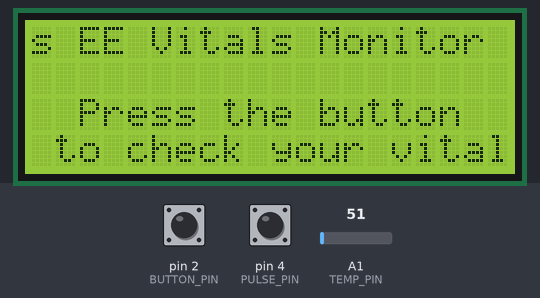
Simulated run of this sketch. Board: Arduino Uno, built with avr-gcc and run on an emulated ATmega328P. Parts: 20×4 character LCD. Inputs (shaded band) come from the test bench; at power-on: pin 2 (BUTTON_PIN) HIGH, A1 (TEMP_PIN) = 51, pin 4 (PULSE_PIN) LOW.

Above: at 1.2 s.
1.3 s: pin 2 (BUTTON_PIN) pulled LOW for 0.15 s
At 2.0 s:
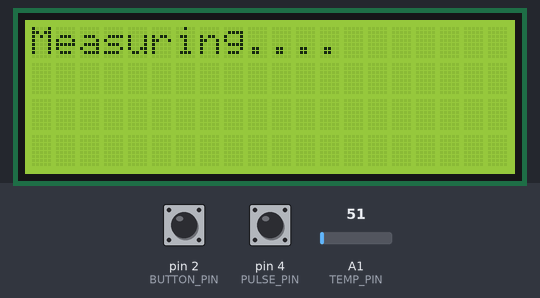
4.4 s: A1 (TEMP_PIN) set to 61
At 5.9 s:
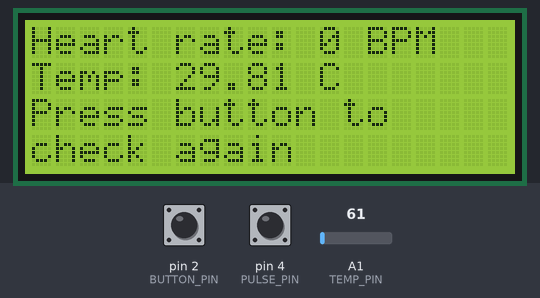
6.3 s: pin 2 (BUTTON_PIN) pulled LOW for 1 s
At 7.1 s:
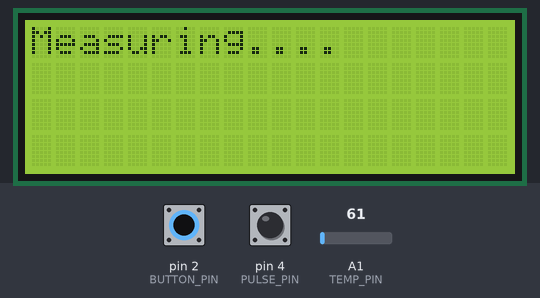
10.3 s: pin 4 (PULSE_PIN) pulled HIGH for 0.15 s
At 11.3 s:
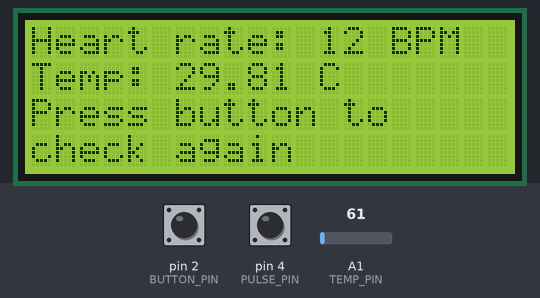
11.9 s: pin 2 (BUTTON_PIN) pulled LOW for 3.2 s
At 12.5 s:
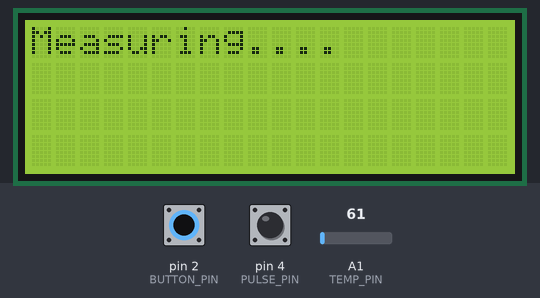
Timing chart, 0 to 14.9 s (numbered marks = the images above; inputs shaded):
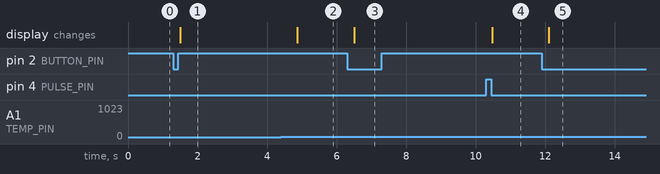

Measured:
- after the input at 1.3 s, the display: changes after 0.20 s (image 1)
- after the input at 4.4 s, the display: changes after 0.47 s (image 2)
- after the input at 6.3 s, the display: changes after 0.21 s (image 3)
- after the input at 10.3 s, the display: changes after 0.17 s (image 4)
- after the input at 11.9 s, the display: changes after 0.20 s (image 5)

The sketch:

ee_group20.ino
```cpp
#include <LiquidCrystal.h>
#include <TimerOne.h>

// Initialize LCD with pin configuration
LiquidCrystal lcd(13, 12, 11, 10, 9, 8);

// Define pin assignments
const int PULSE_PIN = 4, BUTTON_PIN = 2, TEMP_PIN = A1;

// Global variables for measurements
int pulseCount = 0, heartRate = 0, elapsedSec = 0, dotStep = 0;
float temperature = 0;
bool measuring = false;
unsigned long lastDotTime = 0;
int HBCheck = 0; // Tracks heartbeat detection state

void setup() {
  pinMode(PULSE_PIN, INPUT);
  pinMode(BUTTON_PIN, INPUT_PULLUP);
  lcd.begin(20, 4); // Initialize 20x4 LCD display

  // Configure Timer1 to trigger every 0.8 seconds
  Timer1.initialize(800000);
  Timer1.attachInterrupt([] {
    if (measuring && ++elapsedSec >= 5) { // Stop measurement after 5 seconds
      measuring = false;
      heartRate = pulseCount * 12; // Convert pulse count to BPM
      lcd.clear();
      lcd.setCursor(0, 0);
      lcd.print("Heart rate: "); lcd.print(heartRate); lcd.print(" BPM");
      lcd.setCursor(0, 1);
      lcd.print("Temp: "); lcd.print(temperature); lcd.print(" C");
      lcd.setCursor(0, 2);
      lcd.print("Press button to");
      lcd.setCursor(0, 3);
      lcd.print("check again");
    }
  });

  displayWelcome(); // Show welcome message
}

void loop() {
  // Read temperature sensor value and convert to degrees Celsius
  temperature = analogRead(TEMP_PIN) * 0.48876;

  // Check if the button is pressed to start measurement
  if (digitalRead(BUTTON_PIN) == LOW && !measuring) {
    delay(200); // Debounce delay
    measuring = true;
    pulseCount = elapsedSec = dotStep = 0; // Reset measurement variables
    lcd.clear();
    lcd.print("Measuring...");
  }

  if (measuring) {
    // Detect heartbeats by checking pulse pin transitions
    if (digitalRead(PULSE_PIN) == HIGH && HBCheck == 0) {
      pulseCount++;
      HBCheck = 1;
    }
    if (digitalRead(PULSE_PIN) == LOW && HBCheck == 1)
      HBCheck = 0;

    // Display animated dots while measuring
    if (millis() - lastDotTime >= 500) {
      lastDotTime = millis();
      lcd.setCursor(10, 0);
      lcd.print("   "); // Clear previous dots
      lcd.setCursor(10, 0);
      for (int i = 0; i < ++dotStep % 4; i++)
        lcd.print(".");
    }
  }
}

// Displays initial welcome message on LCD
void displayWelcome() {
  lcd.clear();
  lcd.setCursor(0, 0);
  lcd.print("  EE Vitals Monitor  ");
  lcd.setCursor(0, 2);
  lcd.print("  Press the button  ");
  lcd.setCursor(0, 3);
  lcd.print(" to check your vitals");
}
```
